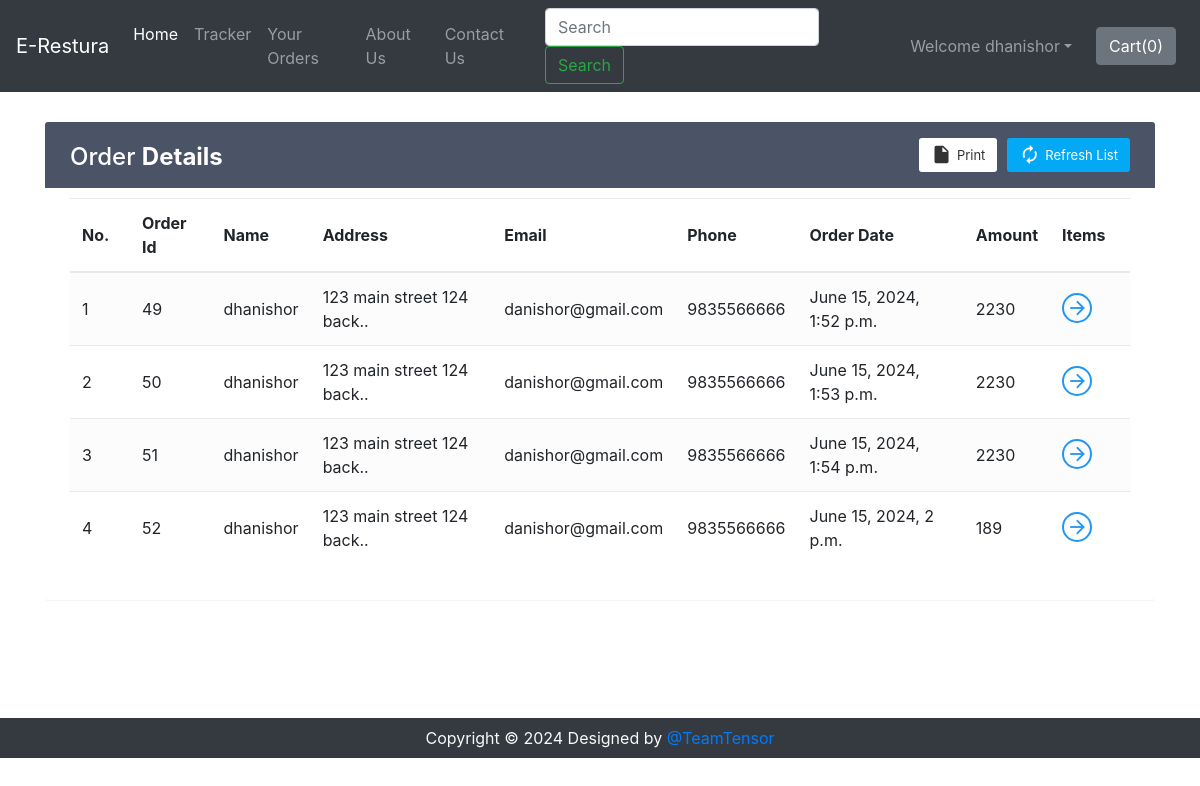
Screenshot of /shop/orderView/ (signed in) with the database file from the repository.
### shop/models.py (models this page shows)
class Orders(models.Model):
    order_id = models.AutoField(primary_key=True)
    items_json = models.CharField(max_length=5000)
    userId = models.IntegerField(default=0)
    amount = models.IntegerField(default=0)
    name = models.CharField(max_length=90)
    email = models.CharField(max_length=111)
    address = models.CharField(max_length=111)
    city = models.CharField(max_length=111)
    state = models.CharField(max_length=111)
    zip_code = models.CharField(max_length=111)
    phone = models.CharField(max_length=111, default="")
    timestamp = models.DateTimeField(default=timezone.now)

### shop/views.py (the view)
# urls.py: path('orderView/', views.orderView, name="orderView"),
def orderView(request):
    if request.user.is_authenticated:
        current_user = request.user
        orderHistory = Orders.objects.filter(userId=current_user.id)
        if len(orderHistory) == 0:
            messages.info(request, "You have not ordered.")
            return render(request, 'shop/orderView.html')
        return render(request, 'shop/orderView.html', {'orderHistory': orderHistory})
    return render(request, 'shop/orderView.html')

### shop/templates/shop/orderView.html (shortened to what this page needs)
{% extends 'shop/basic.html' %}
{% block body %}
{% if user.is_authenticated %}
<div class="container" id="cont">
    <div class="table-wrapper">
        <div class="table-title">
            <div class="row">
                <div class="col-sm-4">
                    <h2>Order <b>Details</b></h2>
                </div>
                <div class="col-sm-8">
                    <a href="" class="btn btn-primary"><i class="material-icons">&#xE863;</i> <span>Refresh List</span></a>
                    <a href="#" onclick="window.print()" class="btn btn-info"><i class="material-icons">&#xE24D;</i> <span>Print</span></a>
                </div>
            </div>
        </div>
        <table class="table table-striped table-hover">
            <thead>
                <tr>
                    <th>No.</th>
                    <th>Order Id</th>
                    <th>Name</th>
                    <th>Address</th>
                    <th>Email</th>
                    <th>Phone</th>
                    <th>Order Date</th>
                    <th>Amount</th>
                    <th>Items</th>
                </tr>
            </thead>
            <tbody>
                {% for i in orderHistory %}
                <tr>
                    <td class="count"></td>
                    <td>{{i.order_id}}</td>
                    <td>{{i.name}}</td>
                    <td data-toggle="tooltip" title="{{i.address}}">{{i.address|slice:"0:25"}}..</td>
                    <td>{{i.email}}</td>
                    <td>{{i.phone}}</td>
                    <td>{{i.timestamp}}</td>
                    <td>{{i.amount}}</td>
                    <td><a href="#" id="click{{i.order_id}}" class="view" title="View Details"><i class="material-icons">&#xE5C8;</i></a></td>
                </tr>
                {% endfor %}
            </tbody>
        </table>
    </div>
</div>
{% else %}
    <div id="cont2">
        <div class="alert alert-info">
            <font style="font-size:22px"><center>You need to <strong><a class="alert-link" data-toggle="modal" data-target="#loginModal">Login</a></strong></center></font>
        </div>
    </div>
{% endif %}
{% endblock %}

### shop/templates/shop/basic.html (shortened to what this page needs)
<!doctype html>
<html lang="en">
  <head>
    <link rel="stylesheet" href="https://stackpath.bootstrapcdn.com/bootstrap/4.2.1/css/bootstrap.min.css">
    <link rel="stylesheet" href="https://stackpath.bootstrapcdn.com/bootstrap/4.3.1/css/bootstrap.min.css">
    <link rel="stylesheet" href="https://use.fontawesome.com/releases/v5.8.2/css/all.css">
  </head>
  <body>
    <nav class="navbar navbar-expand-lg navbar-dark bg-dark">
      <a class="navbar-brand" href="/shop">E-Restura</a>
      <div class="collapse navbar-collapse" id="navbarSupportedContent">
        <ul class="navbar-nav mr-auto">
          <li class="nav-item active">
            <a class="nav-link" href="/shop">Home <span class="sr-only">(current)</span></a>
          </li>
          <li class="nav-item">
            <a class="nav-link" href="/shop/tracker">Tracker</a>
          </li>
          <li class="nav-item">
            <a class="nav-link" href="/shop/orderView/">Your Orders</a>
          </li>
          <li class="nav-item">
            <a class="nav-link" href="/shop/about">About Us</a>
          </li>
          <li class="nav-item">
            <a class="nav-link" href="/shop/contact">Contact Us</a>
          </li>
        </ul>
        <form method="get" action="/shop/search" class="form-inline my-2 my-lg-0 mx-3">
          <input class="form-control mr-sm-2" type="search" name="search" id="search" placeholder="Search" aria-label="Search" required>
          <button class="btn btn-outline-success my-2 my-sm-0" type="submit">Search</button>
        </form>
        {% if user.is_authenticated %}
        <ul class="navbar-nav mr-2">
          <li class="nav-item dropdown">
            <a class="nav-link dropdown-toggle" href='#' id="navbarDropdown" role="button" data-toggle="dropdown"> Welcome {{request.user}}</a>
          </li>
        </ul>
        {% else %}
        <button type="button" class="btn btn-success mx-2" data-toggle="modal" data-target="#loginModal">Login</button>
        <button type="button" class="btn btn-success mx-2" data-toggle="modal" data-target="#signupModal">SignUp</button>
        {% endif %}
        <button type="button" class="btn btn-secondary mx-2" id="popcart" data-container="body" data-html="true" data-toggle="popover" title="MyCart" data-placement="bottom" data-content="Bottom popover">
          Cart(<span id="cart">0</span>)
        </button>
      </div>
    </nav>
    {% block body %} {% endblock %}
    <div class="footer container-fluid bg-dark text-light">
        <p class="text-center py-2 mb-0">Copyright © 2024 Designed by <a href="https://github.com/marasinibishesh/Team_Tensor" target="_blank" rel="noopener noreferrer">@TeamTensor</a></p>
    </div>
  </body>
</html>

### rows the page displays
Orders: order_id "49", name "dhanishor", address "123 main street 124 back", email "danishor@gmail.com", phone "9835566666", timestamp "June 15, 2024, 1:52 p.m.", amount "2230"
Orders: order_id "50", name "dhanishor", address "123 main street 124 back", email "danishor@gmail.com", phone "9835566666", timestamp "June 15, 2024, 1:53 p.m.", amount "2230"
Orders: order_id "51", name "dhanishor", address "123 main street 124 back", email "danishor@gmail.com", phone "9835566666", timestamp "June 15, 2024, 1:54 p.m.", amount "2230"
Orders: order_id "52", name "dhanishor", address "123 main street 124 back", email "danishor@gmail.com", phone "9835566666", timestamp "June 15, 2024, 2 p.m.", amount "189"

### other values shown
{{ request.user }} "dhanishor"
